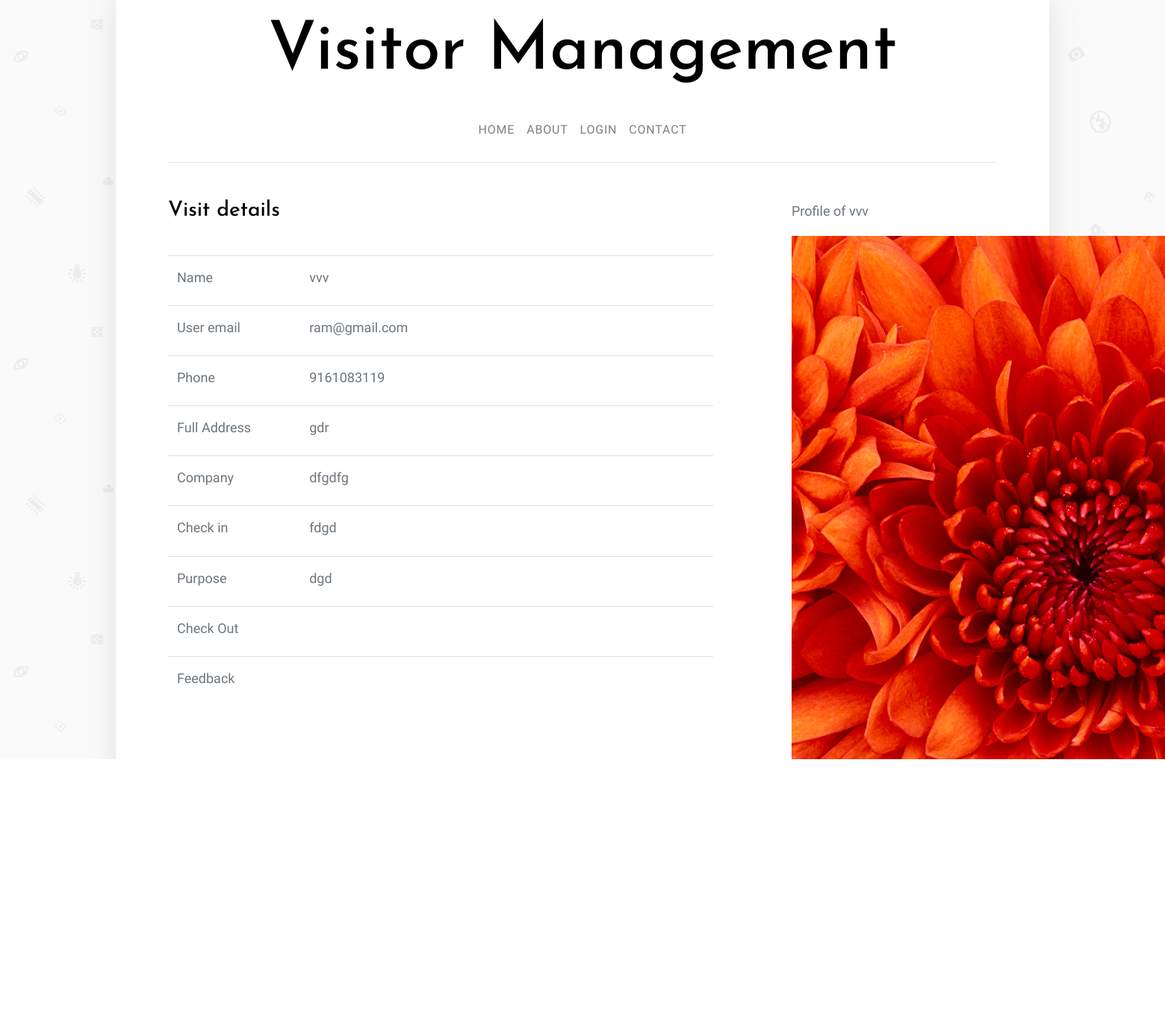
The page /show_info.php?id=13 on the database its author committed.
### tables this page shows
CREATE TABLE `visitors` (
  `id` int(15) NOT NULL,
  `name` varchar(191) DEFAULT NULL,
  `email` varchar(191) DEFAULT NULL,
  `phone` varchar(191) DEFAULT NULL,
  `company` varchar(191) DEFAULT NULL,
  `full_address` longtext,
  `checkin` varchar(255) NOT NULL,
  `checkout` varchar(255) NOT NULL,
  `purpose` varchar(255) NOT NULL,
  `feedback` varchar(255) NOT NULL,
  `id_image` varchar(191) NOT NULL,
  `created_at` datetime DEFAULT NULL,
  `updated_at` timestamp NOT NULL DEFAULT CURRENT_TIMESTAMP
);

### show_info.php (the view, shortened to what this page needs)
<?php include_once 'includes/session.php';
include_once('header.php');
$con=connection();
$rows=null;
if($con){
    $result=mysqli_query($con,'Select *from visitors where id='.$_GET['id']);
    $rows=mysqli_fetch_assoc($result);
}
?>
    <section class="site-section pt-5">
        <div class="container">
            <div class="row blog-entries">
                <div class="col-md-12 col-lg-8 main-content">
                    <div class="row">
                        <div class="col-md-12">
                            <h3>Visit details</h3><br>
                            <form id="contact-form" name="contact-form" action="includes/main.php" method="POST" enctype="multipart/form-data">
                                <table width="100%" class="table full-width">
                                    <tr>
                                        <td width="20%"><label for="name" class="">Name</label></td>
                                        <td width="70%">
                                            <div class="col-md-6 top-ten ">
                                                <div class="md-form">
                                                    <?php echo $rows['name'];?>
                                                </div>
                                            </div>
                                        </td>
                                    </tr>
                                    <tr>
                                        <td width="20%"><label for="email" class="">User email</label></td>
                                        <td width="70%">
                                            <div class="col-md-6 top-ten">
                                                <div class="md-form">
                                                    <?php echo $rows['email'];?>
                                                </div>
                                            </div>
                                        </td>
                                    </tr>
                                    <tr>
                                        <td width="20%"><label for="name" class="">Phone</label></td>
                                        <td width="70%">
                                            <div class="col-md-6 top-ten">
                                                <div class="md-form">
                                                    <?php echo $rows['phone'];?>
                                                </div>
                                            </div>
                                        </td>
                                    </tr>
                                    <tr>
                                        <td width="20%"><label for="name" class="">Full Address</label></td>
                                        <td width="70%">
                                            <div class="col-md-6 top-ten">
                                                <div class="md-form">
                                                    <?php echo $rows['full_address'];?>
                                                </div>
                                            </div>
                                        </td>
                                    </tr>
                                    <tr>
                                        <td width="20%"><label for="name" class="">Company</label></td>
                                        <td width="70%">
                                            <div class="col-md-6 top-ten">
                                                <div class="md-form">
                                                    <?php echo $rows['company'];?>
                                                </div>
                                            </div>
                                        </td>
                                    </tr>
                                    <tr>
                                        <td width="20%"><label for="name" class="">Check in</label></td>
                                        <td width="70%">
                                            <div class="col-md-6 top-ten">
                                                <div class="md-form">
                                                    <?php echo $rows['checkin'];?>
                                                </div>
                                            </div>
                                        </td>
                                    </tr>
                                    <tr>
                                        <td width="20%"><label for="name" class="">Purpose</label></td>
                                        <td width="70%">
                                            <div class="col-md-6 top-ten">
                                                <div class="md-form">
                                                    <?php echo $rows['purpose'];?>
                                                </div>
                                            </div>
                                        </td>
                                    </tr>
                                    <tr>
                                        <td width="20%"><label for="name" class="">Check Out</label></td>
                                        <td width="70%">
                                            <div class="col-md-6 top-ten">
                                            </div>
                                        </td>
                                    </tr>
                                    <tr>
                                        <td width="20%"><label for="name" class="">Feedback</label></td>
                                        <td width="70%">
                                            <div class="col-md-6 top-ten">
                                            </div>
                                        </td>
                                    </tr>
                                </table>
                            </form>
                        </div>
                    </div>
                </div>
                <div class="col-md-12 col-lg-4 sidebar">
                    <div class="well">
                        <p>Profile of <?php echo $rows['name'];?></p>
                    </div>
                    <div class="well">
                        <img src="uploads/<?php echo $rows['id_image'];?>" class="full-width">
                    </div>
                </div>
            </div>
        </div>
    </section>
<?php include('footer.php');?>

### css/style.css (style rules this page uses)
body { background: #ccc url("../images/photography.png") repeat; font-family: "Inconsolata", SFMono-Regular, Menlo, Monaco, Consolas, "Liberation Mono", "Courier New", monospace; font-weight: 300; font-size: 18px; line-height: 1.9; color: #6c757d; }
h1, h2, h3, h4, h5 { color: #000; font-family: "Josefin Sans", -apple-system, BlinkMacSystemFont, "Segoe UI", Roboto, "Helvetica Neue", Arial, sans-serif, "Apple Color Emoji", "Segoe UI Emoji", "Segoe UI Symbol", "Noto Color Emoji"; }
.site-section { padding: 3em 0; }
.sidebar { padding-left: 5em; }

### rows shown on the page
visitors: name "vvv", email "ram@gmail.com", phone "9161083119", full_address "gdr", company "dfgdfg", checkin "fdgd", purpose "dgd", id_image (picture)
